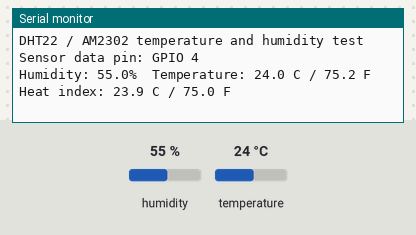
Bench run of a program on a simulated ESP32. On the bench: the last lines printed to the serial monitor. The inputs (shaded band) are chosen by the test bench; at power-on: humidity 55 %, temperature 24 °C.

Above: at 2.7 s.
2.8 s: humidity set to 22 %
At 5.5 s:
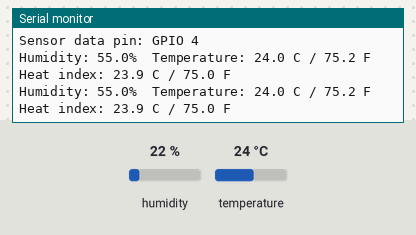
7.7 s: temperature set to 12 °C
At 8.5 s:
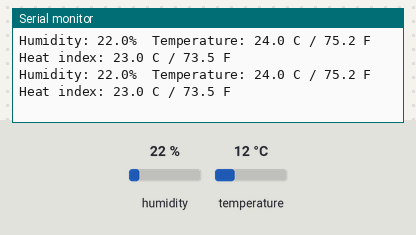
12.6 s: humidity set to 40 %
At 14.4 s:
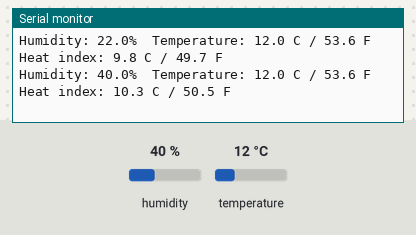
Timing chart, 0 to 15.9 s (numbered marks = the images above; inputs shaded):
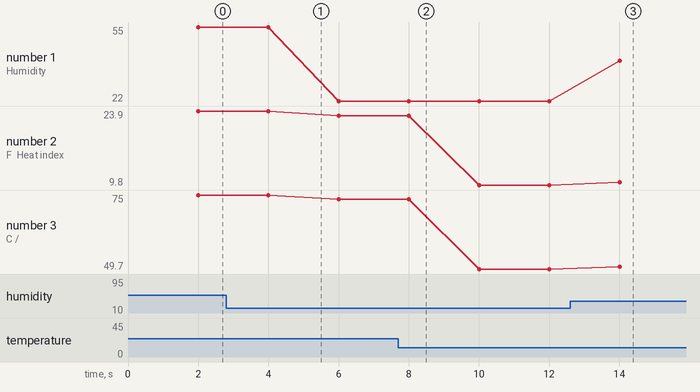

The program:

main.cpp
```cpp
#include <Arduino.h>
#include <DHT.h>

constexpr uint8_t DHT_PIN = 4;
constexpr uint8_t DHT_TYPE = DHT22;
constexpr unsigned long READ_INTERVAL_MS = 2000;

DHT dht(DHT_PIN, DHT_TYPE);

unsigned long lastReadAt = 0;

void setup() {
  Serial.begin(115200);
  delay(1500);

  Serial.println();
  Serial.println("DHT22 / AM2302 temperature and humidity test");
  Serial.println("Sensor data pin: GPIO 4");

  dht.begin();
}

void loop() {
  const unsigned long now = millis();
  if (now - lastReadAt < READ_INTERVAL_MS) {
    return;
  }
  lastReadAt = now;

  const float humidity = dht.readHumidity();
  const float temperatureC = dht.readTemperature();
  const float temperatureF = dht.readTemperature(true);

  if (isnan(humidity) || isnan(temperatureC) || isnan(temperatureF)) {
    Serial.println("Failed to read from DHT22 sensor. Check wiring and power.");
    return;
  }

  const float heatIndexC = dht.computeHeatIndex(temperatureC, humidity, false);
  const float heatIndexF = dht.computeHeatIndex(temperatureF, humidity);

  Serial.print("Humidity: ");
  Serial.print(humidity, 1);
  Serial.print("%  Temperature: ");
  Serial.print(temperatureC, 1);
  Serial.print(" C / ");
  Serial.print(temperatureF, 1);
  Serial.print(" F  Heat index: ");
  Serial.print(heatIndexC, 1);
  Serial.print(" C / ");
  Serial.print(heatIndexF, 1);
  Serial.println(" F");
}
```

Measured:
- after the input at 12.6 s, the serial monitor: prints a new line after 1.4 s (image 3)
- plotted number 1: 22 → 40 after the input at 12.6 s
- plotted number 2: 23.9 → 23 after the input at 2.8 s, 23 → 9.8 after the input at 7.7 s, 9.8 → 10.3 after the input at 12.6 s
- plotted number 3: 75 → 73.5 after the input at 2.8 s, 73.5 → 49.7 after the input at 7.7 s, 49.7 → 50.5 after the input at 12.6 s
